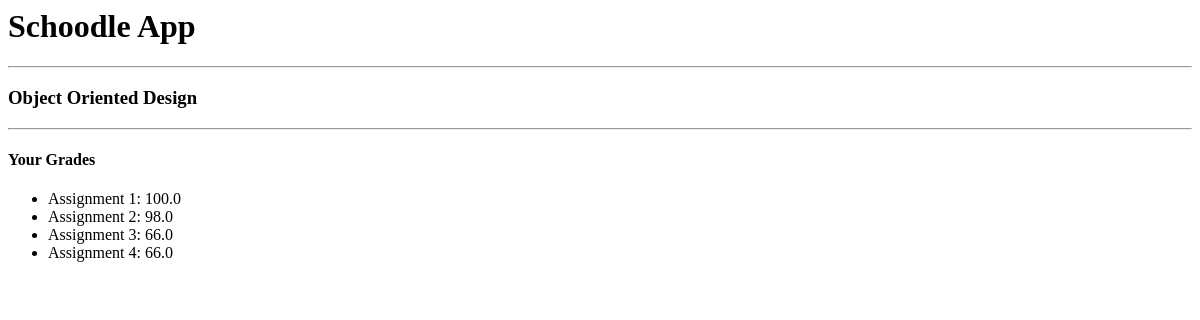
Page /schoodle/course/1/studentgrades/3 on the earlier database version.
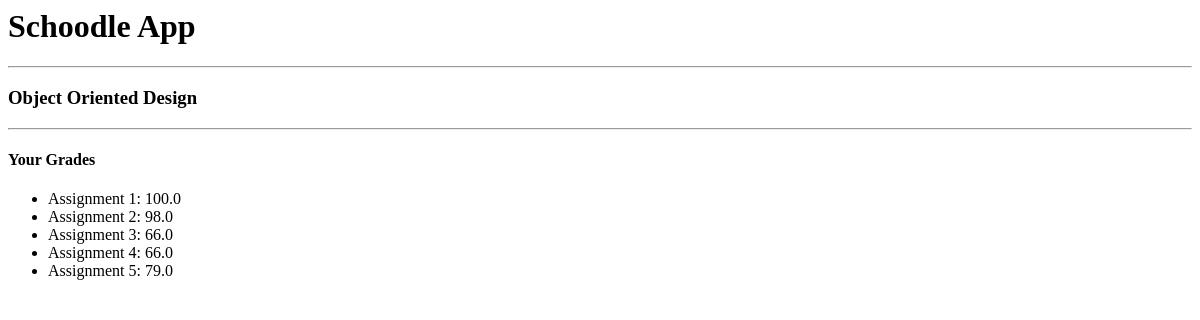
Same page on the later database version.
### schoodle_app/models.py (models this page shows, shortened)
class Grade(models.Model):
    g = models.FloatField()

### schoodle_app/views.py (the view)
# urls.py: path("course/<int:course_id>/studentgrades/<int:student_id>", views.studentgrades, name="studentgrades"),
def studentgrades(request,course_id,student_id):
    grades = Student.objects.get(id=student_id).grades.all()
    course = Course.objects.get(id=course_id)
    template = loader.get_template('schoodle_app/studentgrades.html')
    context = {"c":course,"grades":grades}
    return HttpResponse(template.render(context,request))

### schoodle_app/templates/schoodle_app/studentgrades.html
<h1>Schoodle App</h1><hr>
<h3>{{c.name}}</h3><hr>
<h4>Your Grades</h4>
<ul>
        {% for grade in grades %}
	<li>Assignment {{forloop.counter }}: {{grade.g}}</li>
        {% endfor %}
</ul>

Differences in the rows shown:
added Grade: g "79.0"
